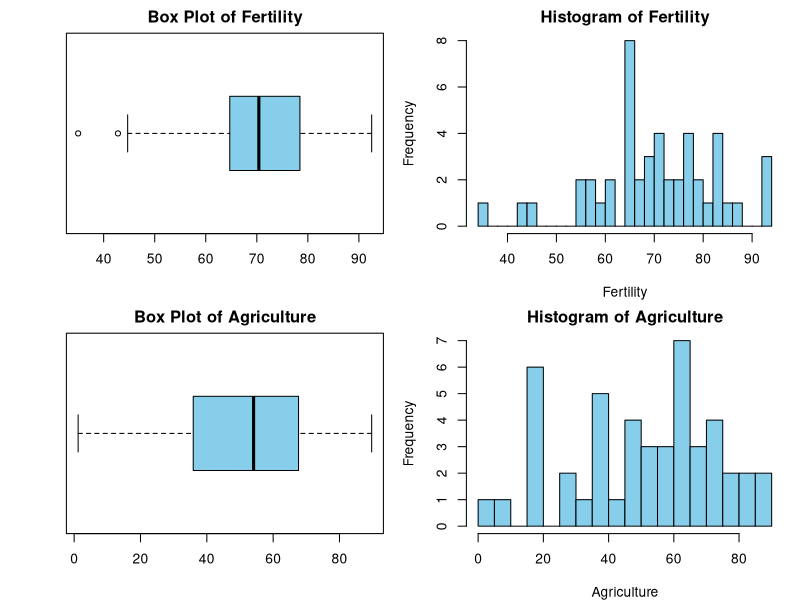
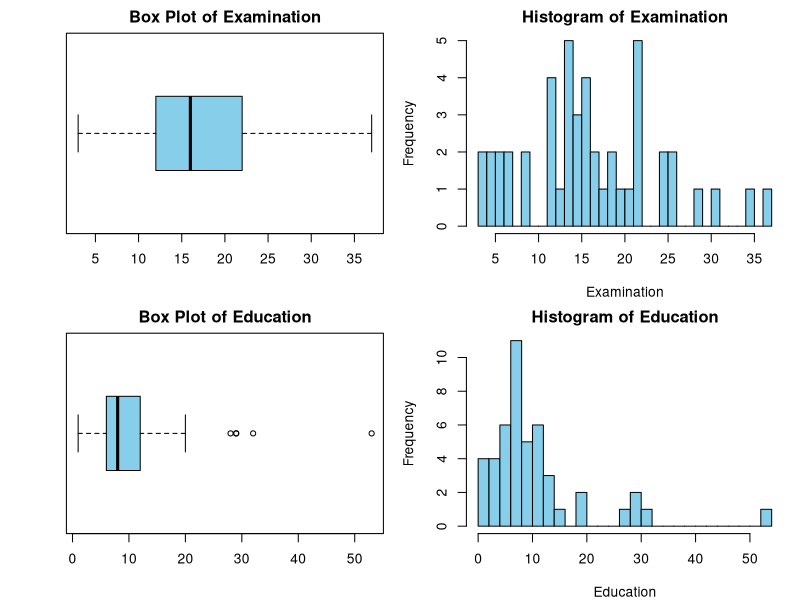
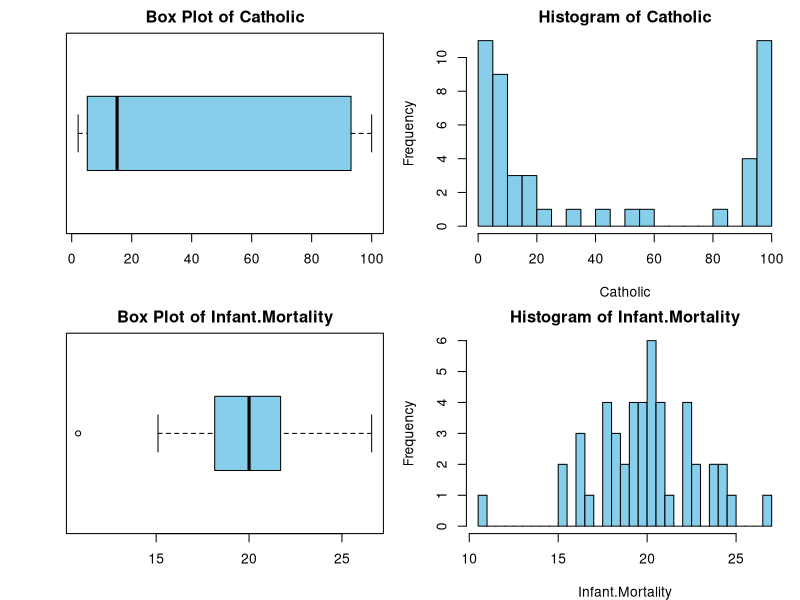
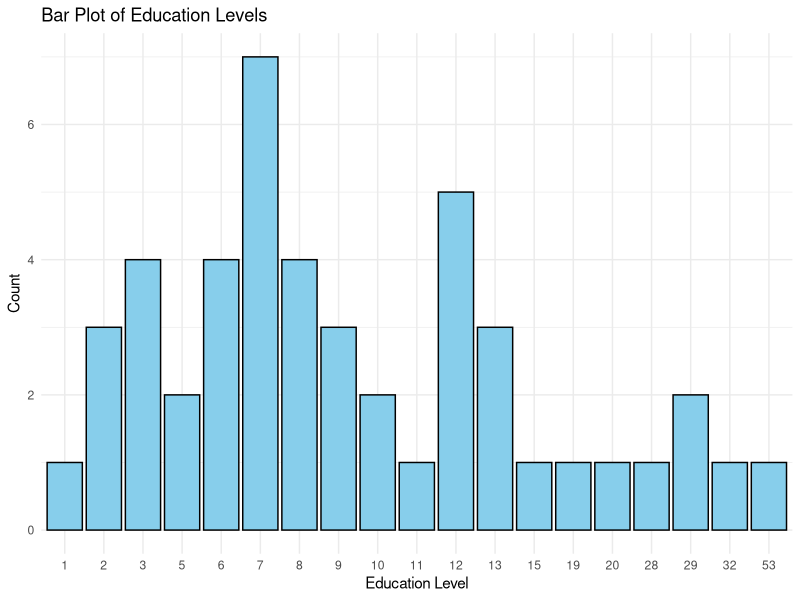
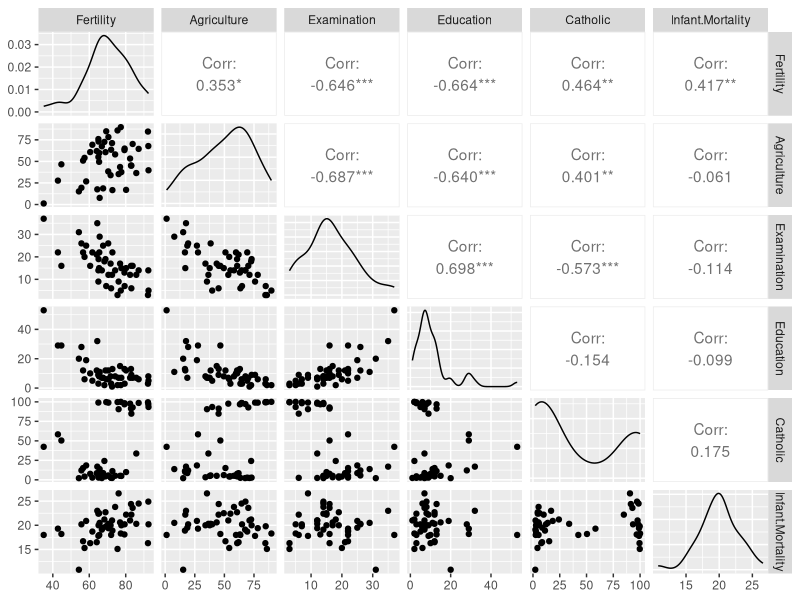
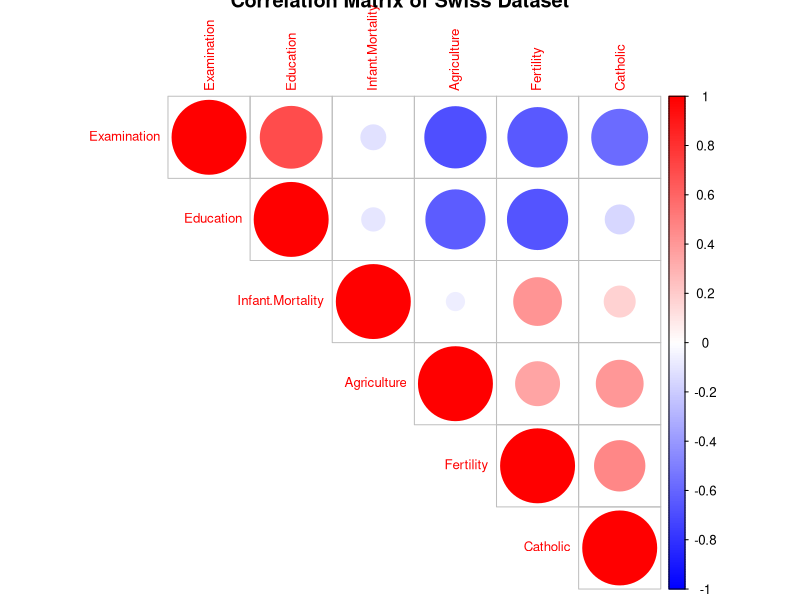
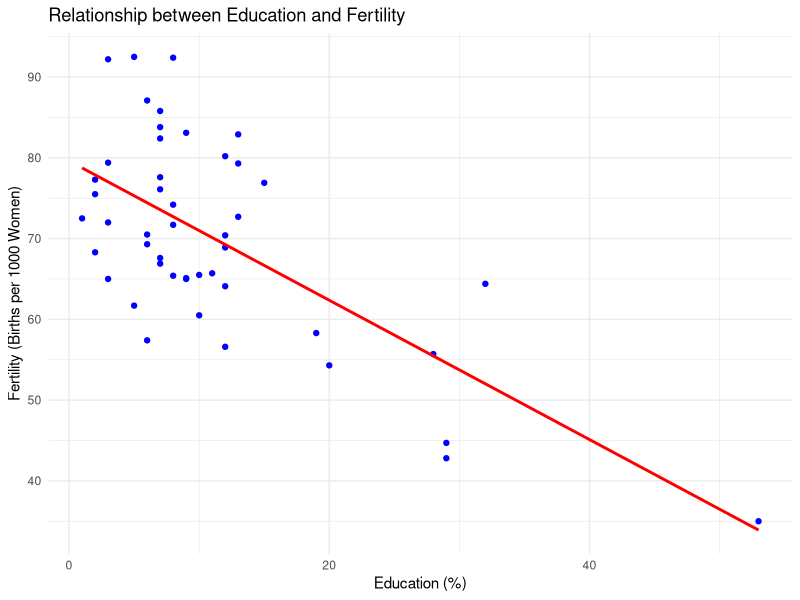
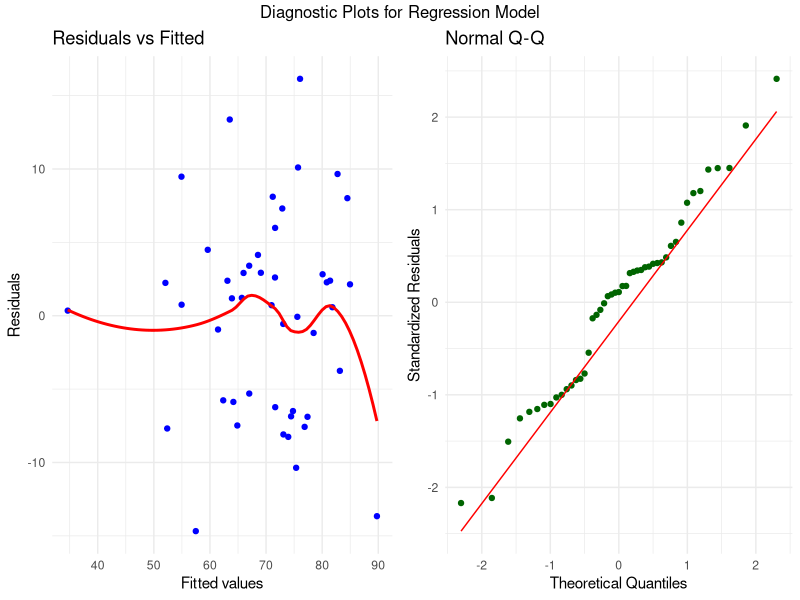

Write the R code that produced these figures, in order.
# --------------------------------------------------------------------------------
# Script for Univariate and Multivariate Analysis of the Swiss Dataset
# Assignment: Numerical Analysis using R
# --------------------------------------------------------------------------------

# Load Necessary Libraries ---------------------------------------------------
required_packages <- c("ggplot2", "corrplot", "dplyr", "skimr", "gridExtra", "GGally", "broom")
new_packages <- required_packages[!(required_packages %in% installed.packages()[, "Package"])]
if (length(new_packages)) install.packages(new_packages)
lapply(required_packages, library, character.only = TRUE)

# Load the Dataset -----------------------------------------------------------
data("swiss")  # Load the Swiss dataset
swiss_data <- swiss

# --------------------------------------------------------------------------------
# 1. Data Overview
# --------------------------------------------------------------------------------
cat("\n### 1. Data Overview ###\n")
cat("Structure of the Swiss Dataset:\n")
str(swiss_data)
cat("\nDimensions of the Dataset (Rows x Columns):\n")
print(dim(swiss_data))

# --------------------------------------------------------------------------------
# 2. Summary Statistics
# --------------------------------------------------------------------------------
cat("\n### 2. Summary Statistics ###\n")
numeric_columns <- names(swiss_data)
for (column_name in numeric_columns) {
  column_data <- swiss_data[[column_name]]
  cat("\nStatistics for column:", column_name, "\n")
  cat("  Min:     ", min(column_data, na.rm = TRUE), "\n")
  cat("  Max:     ", max(column_data, na.rm = TRUE), "\n")
  cat("  Mean:    ", mean(column_data, na.rm = TRUE), "\n")
  cat("  Median:  ", median(column_data, na.rm = TRUE), "\n")
  cat("  Std Dev: ", sd(column_data, na.rm = TRUE), "\n")
}

print(summary(swiss_data))
cat("\nDetailed Summary (skimr):\n")
skim(swiss_data)

# --------------------------------------------------------------------------------
# 3. Distribution Visualization
# --------------------------------------------------------------------------------
cat("\n### 3. Distribution Visualization ###\n")
par(mfrow = c(2, 2), mar = c(4, 4, 2, 1))  # Adjust layout and margins
for (column in numeric_columns) {
  # Boxplot
  boxplot(swiss_data[[column]], 
          main = paste("Box Plot of", column), 
          col = 'skyblue', 
          horizontal = TRUE)
  # Histogram
  hist(swiss_data[[column]], 
       main = paste("Histogram of", column), 
       xlab = column, 
       col = 'skyblue', 
       border = 'black', 
       breaks = 30)
}
par(mfrow = c(1, 1))  # Reset layout after plotting

# Create a bar plot for the 'Education' variable
ggplot(swiss, aes(x = factor(Education))) +
  geom_bar(fill = "skyblue", color = "black") +
  labs(title = "Bar Plot of Education Levels", 
       x = "Education Level", 
       y = "Count") +
  theme_minimal()

# --------------------------------------------------------------------------------
# 4. Scatter Plot Matrix
# --------------------------------------------------------------------------------
cat("\n### 4. Scatter Plot Matrix ###\n")
ggpairs(swiss_data)

# --------------------------------------------------------------------------------
# 5. Correlation Analysis
# --------------------------------------------------------------------------------
cat("\n### 5. Correlation Analysis ###\n")
cor_matrix <- cor(swiss_data, use = "complete.obs")
print(cor_matrix)
corrplot(cor_matrix, method = "circle", type = "upper", order = "hclust",
         col = colorRampPalette(c("blue", "white", "red"))(200), 
         tl.cex = 0.8, cl.cex = 0.8, 
         title = "Correlation Matrix of Swiss Dataset")

# --------------------------------------------------------------------------------
# 6. Scatter Plot with Trend Line
# --------------------------------------------------------------------------------
cat("\n### 6. Scatter Plot with Trend Line ###\n")
ggplot(swiss_data, aes(x = Education, y = Fertility)) +
  geom_point(color = "blue") +
  geom_smooth(method = "lm", color = "red", se = FALSE) +
  labs(title = "Relationship between Education and Fertility",
       x = "Education (%)", y = "Fertility (Births per 1000 Women)") +
  theme_minimal()

# --------------------------------------------------------------------------------
# 7. Multiple Regression
# --------------------------------------------------------------------------------
cat("\n### 7. Multiple Regression ###\n")
model <- lm(Fertility ~ Education + Agriculture + Catholic + Infant.Mortality, data = swiss_data)
print(summary(model))

# --------------------------------------------------------------------------------
# 8. Model Diagnostics
# --------------------------------------------------------------------------------
cat("\n### 8. Model Diagnostics ###\n")
model_data <- augment(model)

p1 <- ggplot(model_data, aes(.fitted, .resid)) +
  geom_point(color = "blue") +
  geom_smooth(method = "loess", color = "red", se = FALSE) +
  labs(title = "Residuals vs Fitted", x = "Fitted values", y = "Residuals") +
  theme_minimal()

p2 <- ggplot(model_data, aes(sample = .std.resid)) +
  stat_qq(color = "darkgreen") +
  stat_qq_line(color = "red") +
  labs(title = "Normal Q-Q", x = "Theoretical Quantiles", y = "Standardized Residuals") +
  theme_minimal()

grid.arrange(p1, p2, nrow = 1, top = "Diagnostic Plots for Regression Model")

# --------------------------------------------------------------------------------
# 9. Principal Component Analysis (PCA)
# --------------------------------------------------------------------------------
cat("\n### 9. Principal Component Analysis (PCA) ###\n")
pca <- prcomp(swiss_data, scale. = TRUE)
explained_variance <- summary(pca)$importance[2, ]
cat("Proportion of Variance Explained by Each Principal Component:\n")
print(explained_variance)

screeplot(pca, type = "lines", main = "Scree Plot")

# Perform PCA
pca <- prcomp(swiss_data, scale. = TRUE)

# Extract eigenvalues (variances) and cumulative variance
eigenvalues <- pca$sdev^2
explained_variance <- eigenvalues / sum(eigenvalues) * 100
cumulative_variance <- cumsum(explained_variance)

# Adjust margins to fit the legend at the top
par(mar = c(5, 4, 4, 4) + 0.1)

# Plot cumulative variance as bars
bar_positions <- barplot(cumulative_variance, col = "skyblue", border = NA, ylim = c(0, 100), 
                         names.arg = 1:length(cumulative_variance), xlab = "Principal Component", 
                         ylab = "Cumulative Variance (%)", main = "Scree Plot and Cumulative Variance")

# Overlay the scree plot (eigenvalues)
par(new = TRUE)
plot(1:length(eigenvalues), eigenvalues, type = "b", pch = 16, col = "orange", lwd = 2, 
     axes = FALSE, xlab = "", ylab = "", ylim = c(0, max(eigenvalues)))
axis(4, at = seq(0, round(max(eigenvalues), 1), by = round(max(eigenvalues) / 5, 1)), 
     col = "orange", col.axis = "orange", las = 2)
mtext("Eigenvalues", side = 4, line = 3, col = "orange")

# Add legend outside the plot at the top
legend("top", inset = c(0, -0.15), legend = c("Eigenvalues (Line)", "Cumulative Variance (Bar)"), 
       col = c("orange", "skyblue"), pch = c(16, NA), lty = c(1, NA), fill = c(NA, "skyblue"), 
       bty = "n", horiz = TRUE)

# --------------------------------------------------------------------------------
# 10. PCA Interpretation
# --------------------------------------------------------------------------------
cat("\n### 10. PCA Interpretation ###\n")
plot(pca$x[, 1], pca$x[, 2], 
     xlab = "PC1", ylab = "PC2", 
     main = "PCA Biplot of the Swiss Dataset", 
     cex.lab = 1.5, cex.axis = 1.2, pch = 16, col = "green",
     xlim = c(-4, max(pca$x[, 1])))  # Set PC1 axis to start from -4)
arrows(0, 0, pca$rotation[, 1] * max(pca$x[, 1]), pca$rotation[, 2] * max(pca$x[, 2]), 
       col = "red", length = 0.1)
text(pca$rotation[, 1] * max(pca$x[, 1]) * 1.1, pca$rotation[, 2] * max(pca$x[, 2]) * 1.1, 
     labels = colnames(swiss_data), col = "red", cex = 1.2)

cat("\n### PCA Loadings ###\n")
loadings <- pca$rotation  # Extract the PCA loadings
loadings_table <- as.data.frame(loadings)  # Convert to a data frame for better readability
print(loadings_table[0:2])  # Print the table
